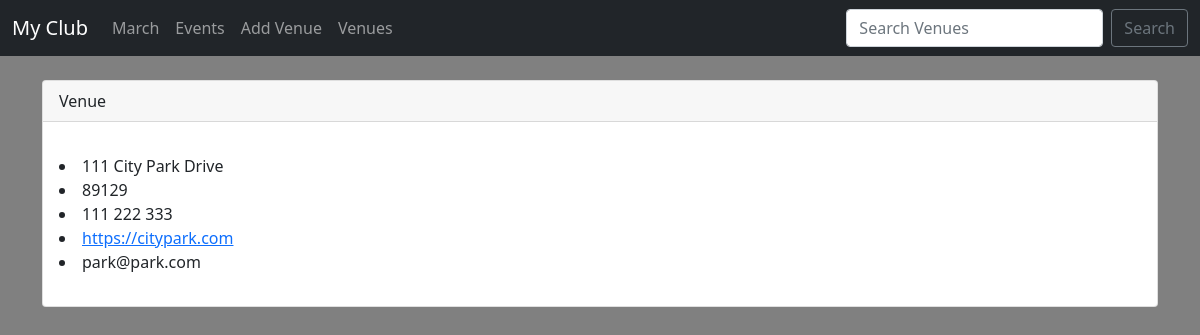
Page /show_venue/1 on the committed database.
### events/models.py (models this page shows, shortened)
class Venue(models.Model):
    name = models.CharField('Venue Name',max_length=120)
    address = models.CharField(max_length=300)
    zip_code = models.CharField('Zip Code',max_length=15)
    phone = models.CharField('Contact Phone',max_length=25,blank=True)
    web = models.URLField('Website Address',blank=True)
    email_address = models.EmailField('Email Address',blank=True)

### events/views.py (the view)
# urls.py: path('show_venue/<venue_id>',views.show_venue,name='show-venue'),
def show_venue(request,venue_id):
	venue = Venue.objects.get(pk=venue_id)
	return render(request,'events/show_venue.html',{
		'venue':venue,
	})

### events/templates/events/show_venue.html (shortened to what this page needs)
{% extends 'events/base.html' %}
{% block content %}
            <div class="card">
                <div class="card-header">
                    Venue
                </div>
                <div class="card-body">
                  <p class="card-text">
                        <li>{{ venue.address }}</li>
                        <li>{{ venue.zip_code }}</li>
                        <li>{{ venue.phone }}</li>
                        <li> <a href="{{ venue.web }}">{{ venue.web }}</a></li>
                        <li> {{ venue.email_address }}</li>
                  </p>
                </div>
              </div>
{% endblock %}

### rows in the picture
Venue: address "111 City Park Drive", zip_code "89129", phone "111 222 333", web "https://citypark.com", email_address "park@park.com"
